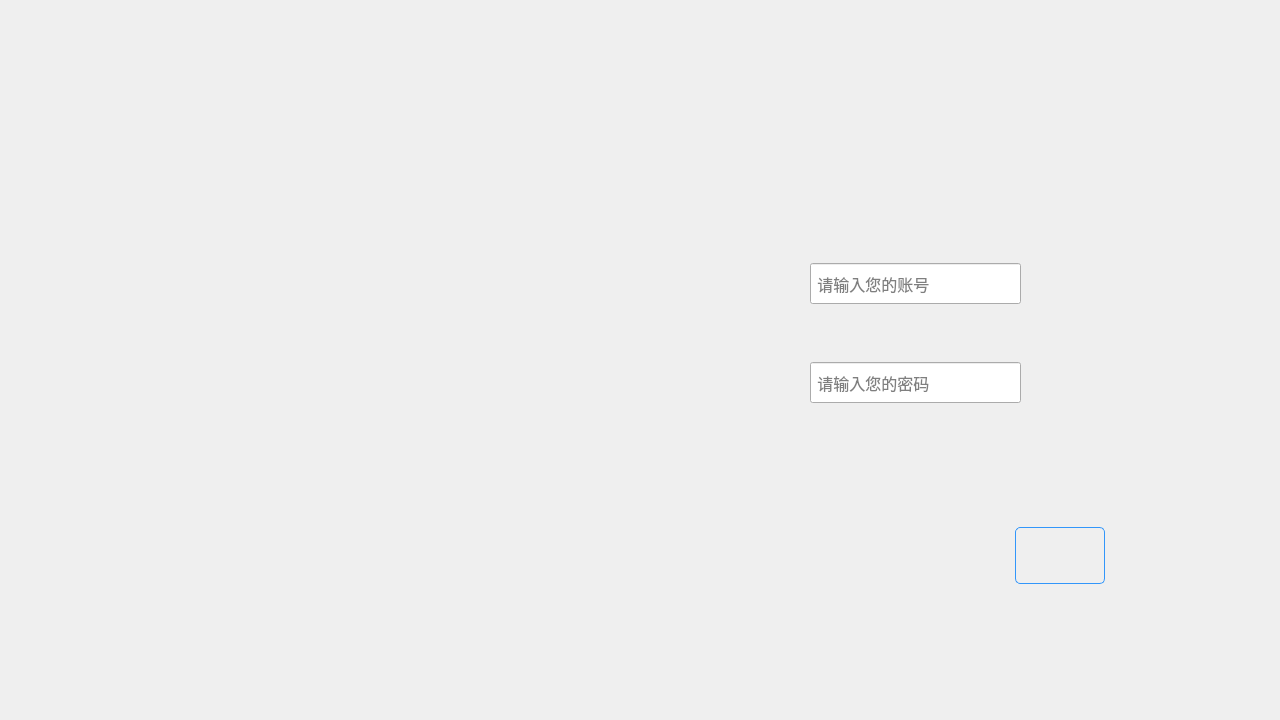
<?xml version="1.0" encoding="UTF-8"?>
<ui version="4.0">
 <class>Form</class>
 <widget class="QWidget" name="Form">
  <property name="geometry">
   <rect>
    <x>0</x>
    <y>0</y>
    <width>1280</width>
    <height>720</height>
   </rect>
  </property>
  <property name="windowTitle">
   <string>Form</string>
  </property>
  <widget class="QLabel" name="label">
   <property name="geometry">
    <rect>
     <x>0</x>
     <y>0</y>
     <width>1280</width>
     <height>720</height>
    </rect>
   </property>
   <property name="text">
    <string/>
   </property>
   <property name="pixmap">
    <pixmap>../../../../../Desktop/应用程序开发/软件图片/软件封面.png</pixmap>
   </property>
   <property name="scaledContents">
    <bool>true</bool>
   </property>
  </widget>
  <widget class="QLineEdit" name="lineEdit">
   <property name="geometry">
    <rect>
     <x>810</x>
     <y>263</y>
     <width>211</width>
     <height>41</height>
    </rect>
   </property>
   <property name="font">
    <font>
     <pointsize>12</pointsize>
    </font>
   </property>
   <property name="inputMask">
    <string/>
   </property>
   <property name="placeholderText">
    <string> 请输入您的账号</string>
   </property>
  </widget>
  <widget class="QLineEdit" name="lineEdit_2">
   <property name="geometry">
    <rect>
     <x>810</x>
     <y>362</y>
     <width>211</width>
     <height>41</height>
    </rect>
   </property>
   <property name="font">
    <font>
     <pointsize>12</pointsize>
    </font>
   </property>
   <property name="echoMode">
    <enum>QLineEdit::Password</enum>
   </property>
   <property name="placeholderText">
    <string> 请输入您的密码</string>
   </property>
  </widget>
  <widget class="QPushButton" name="loginButton">
   <property name="geometry">
    <rect>
     <x>1015</x>
     <y>527</y>
     <width>90</width>
     <height>57</height>
    </rect>
   </property>
   <property name="styleSheet">
    <string notr="true">QPushButton {
    background-color: rgba(50, 150, 250, 0);
    border: 1px solid rgb(50, 150, 250);
    border-radius: 5px;
    color: white;
}
QPushButton:hover {
    background-color: rgba(50, 150, 250, 0.9);
}</string>
   </property>
   <property name="text">
    <string/>
   </property>
  </widget>
 </widget>
 <resources/>
 <connections/>
</ui>
